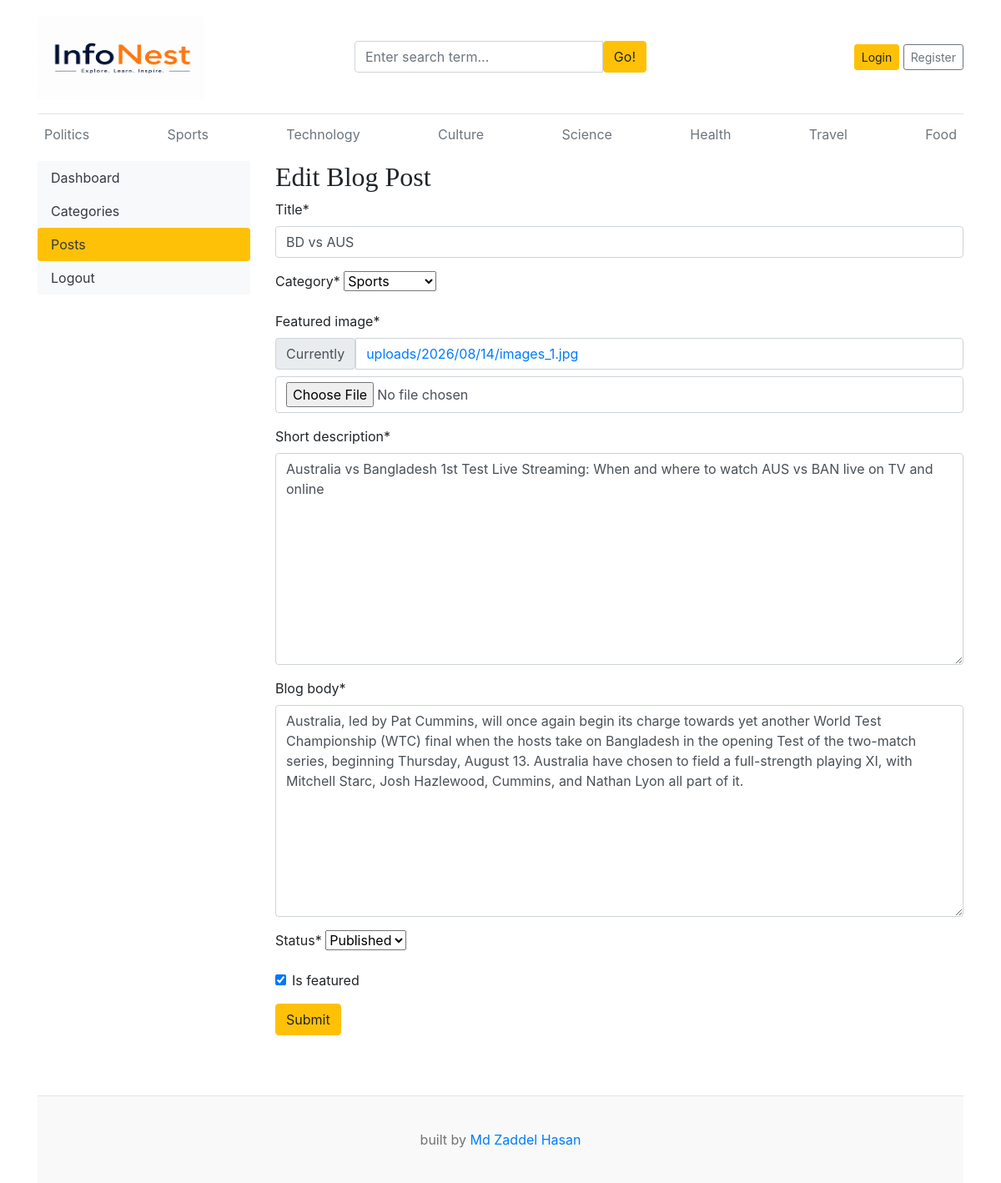
Page /dashboard/posts/edit/1/ on the committed database.
### blogs/models.py (models this page shows, shortened)
class Category(models.Model):
    category_name = models.CharField(max_length=100,unique=True)
    created_at = models.DateTimeField(auto_now_add=True)
    updated_at = models.DateTimeField(auto_now=True)
    class Meta:
        verbose_name = 'Category'
        verbose_name_plural = 'Categories'
    def __str__(self):
        return self.category_name

class Blog(models.Model):
    title = models.CharField(max_length=200)
    slug = models.SlugField(max_length=200, unique=True, blank=True)
    category = models.ForeignKey(Category, on_delete=models.CASCADE)
    author = models.ForeignKey(User, on_delete=models.CASCADE)
    featured_image = models.ImageField(upload_to='uploads/%Y/%m/%d/')
    short_description = models.TextField(max_length=500)
    blog_body = models.TextField(max_length=2000)
    status = models.CharField(max_length=20, choices=STATUS_CHOICES, default="Draft")
    is_featured = models.BooleanField(default=False)
    created_at = models.DateTimeField(auto_now_add=True)
    updated_at = models.DateTimeField(auto_now=True)
    class Meta:
        verbose_name = 'Blog'
        verbose_name_plural = 'Blogs'

### dashboards/views.py (the view, shortened to what this page needs)
# urls.py: path('posts/edit/<int:pk>/', views.edit_post, name='edit_post'),
def edit_post(request, pk):
    post = get_object_or_404(Blog, pk=pk)
    form = BlogPostForm(instance=post)
    context = {
        'form': form,
        'post': post
    }
    return render(request, 'dashboard/edit_post.html', context)

### dashboards/forms.py
class BlogPostForm(forms.ModelForm):
    class Meta:
        model = Blog
        fields = ('title', 'category', 'featured_image', 'short_description', 'blog_body', 'status', 'is_featured')

### blogs/context_processors.py (called while the page is built)
def get_categories(request):
    categories = Category.objects.all()
    return dict(categories=categories)

def get_social_link(request):
    social_links = SocialLink.objects.all()
    return dict(social_links=social_links)

### templates/dashboard/edit_post.html (shortened to what this page needs)
{% extends 'base.html' %}
{% block content %}
{% load crispy_forms_tags %}
<div class="row">
    {% include 'dashboard/sidebar.html' %}
    <div class="col-md-9">
        <h2>Edit Blog Post</h2>
        <form action="{% url 'edit_post' post.id %}" method="POST" enctype="multipart/form-data">
            {{ form | crispy }}
            <button type="submit" class="btn btn-warning">Submit</button>
        </form>
        <br>
    </div>
</div>
{% endblock %}

### templates/base.html (shortened to what this page needs)
{% load static %}
<!DOCTYPE html>
<html lang="en">
<head>
    <link href="https://getbootstrap.com/docs/4.0/dist/css/bootstrap.min.css" rel="stylesheet">
    <link href="{% static 'css/blog.css' %}" rel="stylesheet">
    <link rel="stylesheet" href="https://cdnjs.cloudflare.com/ajax/libs/font-awesome/4.7.0/css/font-awesome.min.css">
  </head>
<body>
    <div class="container">
      <header class="blog-header py-3">
        <div class="row flex-nowrap justify-content-between align-items-center">
          <div class="col-4 pt-1">
            <a class="blog-header-logo text-dark" href="/"><img src="{% static 'images/logo.png' %}" alt="Logo" width="200" height="100"></a>
          </div>
          <div class="col-4">
            <form action="{% url 'search' %}" method="GET">
              <div class="input-group">
                <input class="form-control" type="text" name="keyword" value="{{ keyword }}" placeholder="Enter search term..." aria-label="Enter search term..." aria-describedby="button-search" />
                <button type="submit" class="btn btn-warning rounded-right" id="button-search" type="button">Go!</button>
            </div>
            </form>
          </div>
          <div class="col-4 d-flex justify-content-end align-items-center">
            {% if not user.is_authenticated %}
            <a class="btn btn-sm btn-warning" href="{% url 'login' %}">Login</a> &nbsp;
            <a class="btn btn-sm btn-outline-secondary" href="{% url 'register' %}">Register</a>
            {% else %}
            <span><a href="{% url 'dashboard' %}">Dashboard</a></span> &emsp;
            <span><a href="{% url 'logout' %}">Logout</a></span>
            {% endif %}
          </div>
        </div>
      </header>
      <div class="nav-scroller py-1 mb-2">
        <nav class="nav d-flex justify-content-between">
          {% for cat in categories %}
          <a class="p-2 text-muted" href="{% url 'posts_by_category' cat.id %}">{{ cat.category_name }}</a>
          {% endfor %}
        </nav>
      </div>
{% block content %}
{% endblock %}
    <footer class="blog-footer mt-5">
        <p> built by <a href="#">Md Zaddel Hasan</a></p>
    </footer>
</body>
</html>

### blog_main/static/css/blog.css (style rules this page uses)
.blog-header { border-bottom: 1px solid #e5e5e5; }
.blog-header-logo { font-family: "Playfair Display", Georgia, "Times New Roman", serif; font-size: 2.25rem; }
h1, h2, h3, h4, h5, h6 { font-family: "Playfair Display", Georgia, "Times New Roman", serif; }
.blog-footer { padding: 2.5rem 0; color: #727272; text-align: center; background-color: #f9f9f9; border-top: .05rem solid #e5e5e5; }
.blog-footer p:last-child { margin-bottom: 0; }

### rows in the picture
Category: category_name "Politics"
Category: category_name "Sports"
Category: category_name "Technology"
Category: category_name "Culture"
Category: category_name "Science"
Category: category_name "Health"
Category: category_name "Travel"
Category: category_name "Food"
Blog: title "BD vs AUS", category "Sports", short_description "Australia vs Bangladesh 1st Test Live Streaming: When and where to watch AUS vs BAN live on TV and online", blog_body "Australia, led by Pat Cummins, will once again begin its charge towards yet another World Test Championship (WTC) final when the hosts take on Bangladesh in the opening Test of the two-match series, beginning Thursday, August 13. Australia have chosen to field a full-strength playing XI, with Mitchell Starc, Josh Hazlewood, Cummins, and Nathan Lyon all part of it.", status "Published", is_featured "☑"
